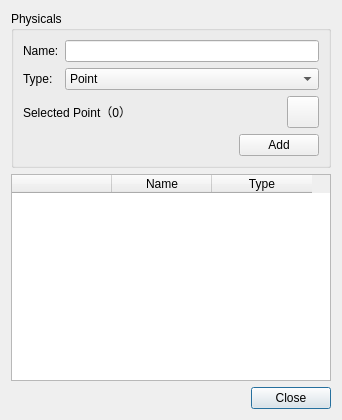
<?xml version="1.0" encoding="UTF-8"?>
<ui version="4.0">
 <class>DialogPhysicalsSetting</class>
 <widget class="QDialog" name="DialogPhysicalsSetting">
  <property name="geometry">
   <rect>
    <x>0</x>
    <y>0</y>
    <width>342</width>
    <height>420</height>
   </rect>
  </property>
  <property name="windowTitle">
   <string>Physicals</string>
  </property>
  <layout class="QGridLayout" name="gridLayout_2">
   <item row="3" column="0">
    <layout class="QHBoxLayout" name="horizontalLayout">
     <item>
      <spacer name="horizontalSpacer_2">
       <property name="orientation">
        <enum>Qt::Horizontal</enum>
       </property>
       <property name="sizeHint" stdset="0">
        <size>
         <width>40</width>
         <height>20</height>
        </size>
       </property>
      </spacer>
     </item>
     <item>
      <widget class="QPushButton" name="closePButton">
       <property name="text">
        <string>Close</string>
       </property>
      </widget>
     </item>
    </layout>
   </item>
   <item row="2" column="0">
    <widget class="QTableWidget" name="tableWidget">
     <column>
      <property name="text">
       <string/>
      </property>
     </column>
     <column>
      <property name="text">
       <string>Name</string>
      </property>
     </column>
     <column>
      <property name="text">
       <string>Type</string>
      </property>
     </column>
    </widget>
   </item>
   <item row="1" column="0">
    <widget class="QGroupBox" name="groupBox">
     <property name="title">
      <string>Physicals</string>
     </property>
     <layout class="QGridLayout" name="gridLayout">
      <item row="0" column="0">
       <widget class="QLabel" name="label_2">
        <property name="text">
         <string>Name:</string>
        </property>
       </widget>
      </item>
      <item row="0" column="1">
       <widget class="QLineEdit" name="lineEdit"/>
      </item>
      <item row="1" column="0">
       <widget class="QLabel" name="label">
        <property name="text">
         <string>Type:</string>
        </property>
       </widget>
      </item>
      <item row="1" column="1">
       <widget class="QComboBox" name="comboBox">
        <item>
         <property name="text">
          <string>Point</string>
         </property>
        </item>
        <item>
         <property name="text">
          <string>Curve</string>
         </property>
        </item>
        <item>
         <property name="text">
          <string>Surface</string>
         </property>
        </item>
        <item>
         <property name="text">
          <string>Solid</string>
         </property>
        </item>
       </widget>
      </item>
      <item row="2" column="0" colspan="2">
       <layout class="QHBoxLayout" name="horizontalLayout_3">
        <item>
         <widget class="QLabel" name="textLabel">
          <property name="text">
           <string>Selected Point（0）</string>
          </property>
         </widget>
        </item>
        <item>
         <widget class="QPushButton" name="geoSelect">
          <property name="sizePolicy">
           <sizepolicy hsizetype="Minimum" vsizetype="Minimum">
            <horstretch>0</horstretch>
            <verstretch>0</verstretch>
           </sizepolicy>
          </property>
          <property name="minimumSize">
           <size>
            <width>32</width>
            <height>32</height>
           </size>
          </property>
          <property name="maximumSize">
           <size>
            <width>32</width>
            <height>32</height>
           </size>
          </property>
          <property name="styleSheet">
           <string notr="true">background-image: url(:/QUI/geometry/select.png);</string>
          </property>
          <property name="text">
           <string/>
          </property>
          <property name="checkable">
           <bool>true</bool>
          </property>
         </widget>
        </item>
       </layout>
      </item>
      <item row="3" column="0" colspan="2">
       <layout class="QHBoxLayout" name="horizontalLayout_2">
        <item>
         <spacer name="horizontalSpacer">
          <property name="orientation">
           <enum>Qt::Horizontal</enum>
          </property>
          <property name="sizeHint" stdset="0">
           <size>
            <width>40</width>
            <height>20</height>
           </size>
          </property>
         </spacer>
        </item>
        <item>
         <widget class="QPushButton" name="pysicalsAddPButton">
          <property name="text">
           <string>Add</string>
          </property>
         </widget>
        </item>
       </layout>
      </item>
     </layout>
    </widget>
   </item>
  </layout>
 </widget>
 <resources>
  <include location="../qrc/qianfan.qrc"/>
 </resources>
 <connections/>
</ui>
